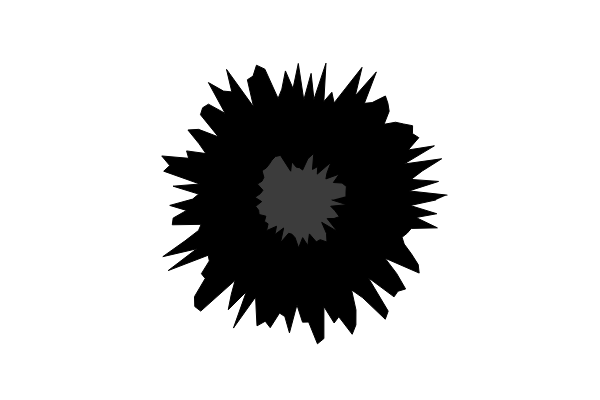
Frame 1 (no input)
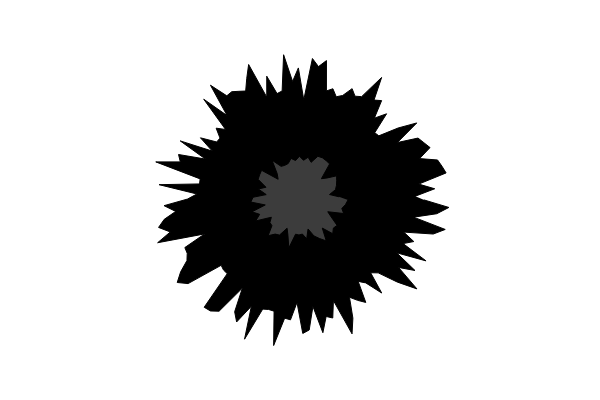
Frame 60 (no input)
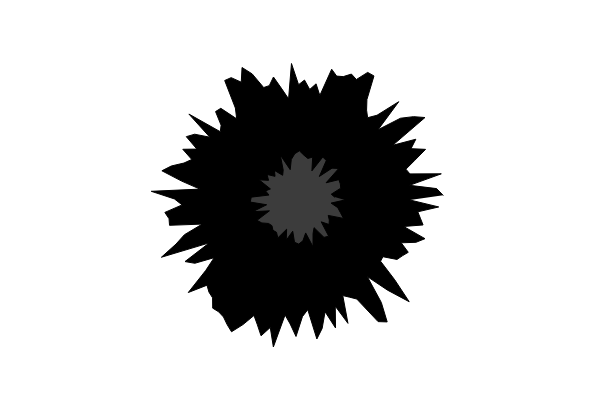
Frame 120 (the mouse pressed at the canvas centre since frame 60)

The p5.js sketch that drew these frames (run headless with seeded random() and noise() and a simulated clock; from frame 60 on, the mouse is pressed at the canvas centre):

// p5.js sketch
// ── sketch.js

  

  

function setup() {
  createCanvas(600, 400);

}

function draw() {
  background(255);
  translate(width/2,height/2);

  fill(0);
  

  beginShape();
  for (let a = 0; a < TWO_PI; a+=0.05) {
    let r = random(100, 150);
    let x = r * cos(a);
    let y = r * sin(a);
    vertex(x,y);

  }
  endShape();



  beginShape();
  fill(60);
  for (let a = 0; a < TWO_PI; a+=0.1) {
    let r = random(30, 50);
    let x = r * cos(a);
    let y = r * sin(a);
    vertex(x,y);

  }
  endShape();



}
